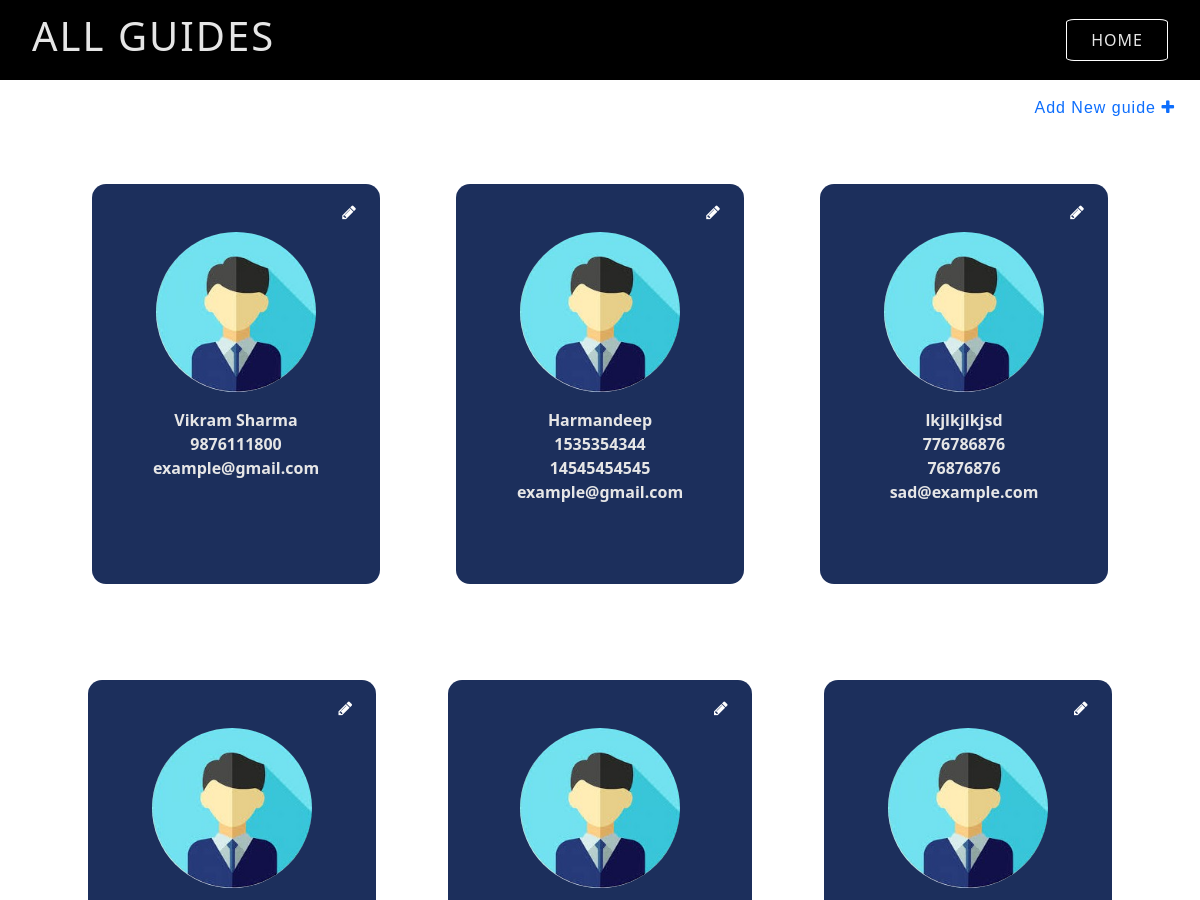
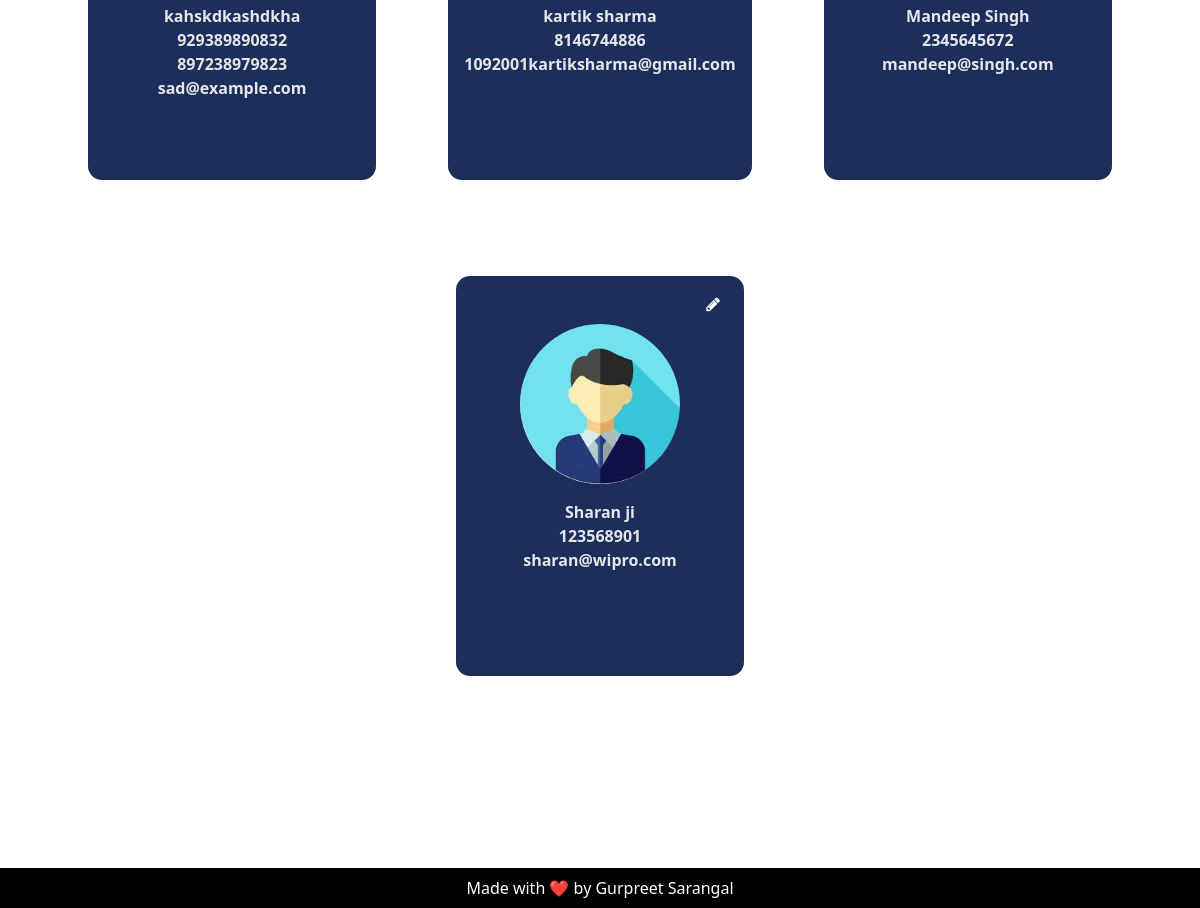
The app's page /projectadmin/allguides/ (signed in) with its own data (2 pictures, top to bottom).
### collegeAdmin/models.py (models this page shows, shortened)
class guide(models.Model):
    name = models.CharField(max_length=60)
    email = models.EmailField()
    mobile_1 = models.IntegerField()
    mobile_2 = models.IntegerField()

### collegeAdmin/views.py (the view)
# urls.py: path('allguides/', views.all_guide, name="all_guide"),
@login_required
def all_guide(request):
    context = {
        "css":"all_guide",
        "users": []
    }
    all_guides = guide.objects.all()
    for one_guide in all_guides:
        temp = {
            "id":one_guide.id,
            "username":one_guide.name,
            "email":one_guide.email,
            "mobile1":one_guide.mobile_1,
            "mobile2":one_guide.mobile_2,
        }
        context["users"].append(temp)
    return render(request, "collegeAdmin/all_guide.html",context)

### collegeAdmin/templates/collegeAdmin/all_guide.html (shortened to what this page needs)
{% extends 'collegeAdmin/base.html' %}
{% block navbar %}
{% include 'collegeAdmin/header.html'%}
{% endblock navbar %}
{% block body %}
<div class="new-guide">
    <a href="{% url 'add_guide'%}">
        Add New guide <i class="fa fa-plus"></i>
    </a>
</div>
<div id="menu-container">
    {% for user in users %}
        <div class="menu-items py-2 px-2">
            <div class="pencil">
                <a href="{{user.id}}">
                    <i class="fa fa-pencil "></i>
                </a>
            </div>
            <div class="menu-icon">
                <img src="../../static/images/staff2.jpg" alt="staff-icon"  class="icon-img">
            </div>
            <div class="menu-heading text-center my-3 mx-2">
                <strong>
                    {{user.username}}
                </strong>
                {% if user.mobile1 != 0 %}
                    <strong>
                        {{user.mobile1}}
                    </strong>
                {% endif %}
                {% if user.mobile2 != 0 %}
                    <strong>
                        {{user.mobile2}}
                    </strong>
                {% endif %}
                <strong>
                    {{user.email}}
                </strong>
            </div>
        </div>
    {% endfor %}
</div>
{% endblock body %}
{%block footer%}
{% include 'collegeAdmin/footer.html' %}
{%endblock footer%}

### collegeAdmin/static/css/all_guide.css (style rules this page uses)
#menu-container { display: flex; justify-content: space-evenly; flex-wrap: wrap; margin: 1rem 3rem 9rem; }
.menu-items { background-color: var(--primary); color: var(--textColor); border-radius: 14px; min-width: 18rem; min-height: 25rem; margin: 3rem 2rem; }
.pencil { display: flex; justify-content: end; padding: 0.5rem 1rem; transition: all 0.4s; }
.pencil a i { color: var(--white); }
.menu-icon { display:flex; justify-content: center; align-items: center; }
.icon-img { max-width: 10rem; min-width: 10rem; max-height: 10rem; min-height: 10rem; border-radius: 50%; }
.menu-heading strong { display: block; }
.new-guide { text-align: end; margin: 15px 20px; }
.new-guide a { margin: 0 5px; font-family: sans-serif; text-decoration: none; letter-spacing: 1px; }

### collegeAdmin/static/css/header_footer.css (style rules this page uses)
* { margin:0px; padding: 0px; }
:root { --primary:rgb(14 34 82 / 94%); --black: #000; --white:#fff; --textColor: rgb(230, 230, 230); }

### records on screen
guide: username "Vikram Sharma", email "example@gmail.com"
guide: username "Harmandeep", email "example@gmail.com"
guide: username "lkjlkjlkjsd", email "sad@example.com"
guide: username "kahskdkashdkha", email "sad@example.com"
guide: username "kartik sharma", email "1092001kartiksharma@gmail.com"
guide: username "Mandeep Singh", email "mandeep@singh.com"
guide: username "Sharan ji", email "sharan@wipro.com"

### other values on screen
{{ user.mobile1 }} "9876111800" "1535354344" "776786876" "929389890832" "8146744886" "2345645672" "123568901"
{{ user.mobile2 }} "14545454545" "76876876" "897238979823"
